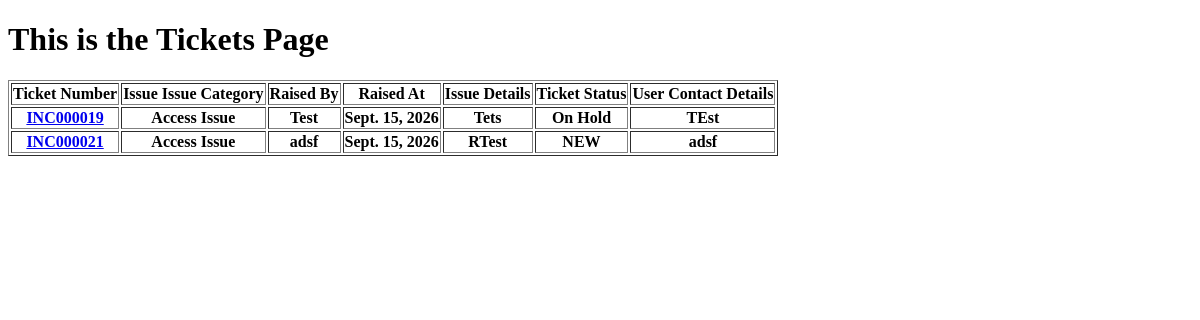
Page /Ticket_Analysis/list on the earlier database version.
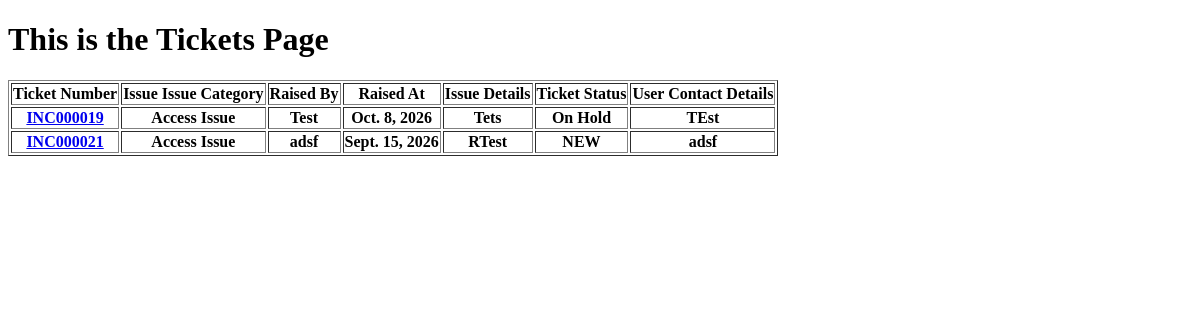
Same page on the later database version.
### Ticket_Creation/models.py (models this page shows, shortened)
class Ticket(models.Model):
    Issue_Type = [
        ("Access Issue", "Access Issue"),
        ("Item Request", "Item Request"),
        ("Hardware Issue", "Hardware Issue"),
        ("General Issue", "General Issue"),
    ]
    Status=[
        ("New","NEW"),
        ("Closed","CLOSED"),
        ("In Progress","IN_PROGRESS"),
        ("On Hold","ON_HOLD"),
        ("Resolved","RESOLVED")
    ]
    Ticket_Number = models.CharField(max_length=12,null=False,unique=True)
    Raised_By = models.CharField(max_length=30,null=False)
    Raised_At = models.DateField(auto_now=True) #
    Short_Description = models.TextField(max_length=30)
    Complete_Description = models.TextField(max_length=100)
    Ticket_Status = models.CharField(max_length=20,choices=Status,default="NEW")
    User_Contact = models.CharField(max_length=12)
    Issue_Category = models.CharField(max_length=20,choices=Issue_Type)
    Working_Notes = models.TextField()
    Resolution_Notes = models.TextField()

### Ticket_Analysis/views.py (the view)
# urls.py: path("list",views.Ticket_Display),
def Ticket_Display(request):
    tickets = Ticket.objects.filter(
        Ticket_Status__in=["NEW","In Progress","On Hold"]
    )
    return render(request,'Ticket_Analysis/List_View.html',{"tickets":tickets})

### templates/Ticket_Analysis/List_View.html (shortened to what this page needs)
<!DOCTYPE html>
<html lang="en">
<head>
</head>
<body>
    <h1>This is the Tickets Page</h1>
    {% if tickets %}
        <table border="solid">
            <thead>
                <tr>
                    <th>Ticket Number</th>
                    <th>Issue Issue Category</th>
                    <th>Raised By</th>
                    <th>Raised At</th>
                    <th>Issue Details</th>
                    <th>Ticket Status</th>
                    <th>User Contact Details</th>
                </tr>
            </thead>
            <tbody>
                {% for ticket in tickets %}
                <tr>
                    {% if ticket.Ticket_Number %}
                <th><a href="{% url 'detailed_view' ticket.Ticket_Number %}">{{ticket.Ticket_Number}}</a></th>
                {% else %}
                no ticket number
                {% endif %}
                <th>{{ticket.Issue_Category}}</th>
                <th>{{ticket.Raised_By}}</th>
                <th>{{ticket.Raised_At}}</th>
                <th>{{ticket.Short_Description}}</th>
                <th>{{ticket.Ticket_Status}}</th>
                <th>{{ticket.User_Contact}}</th>
                </tr>
                {% endfor %}
            </tbody>
        </table>
    {% else %}
        <h1>There are No Tickets Present in the System at the moment</h1>
    {%endif%}
</body>
</html>

Differences in the rows shown:
changed Ticket "INC000019": Raised_At "Sept. 15, 2026" → "Oct. 8, 2026"
